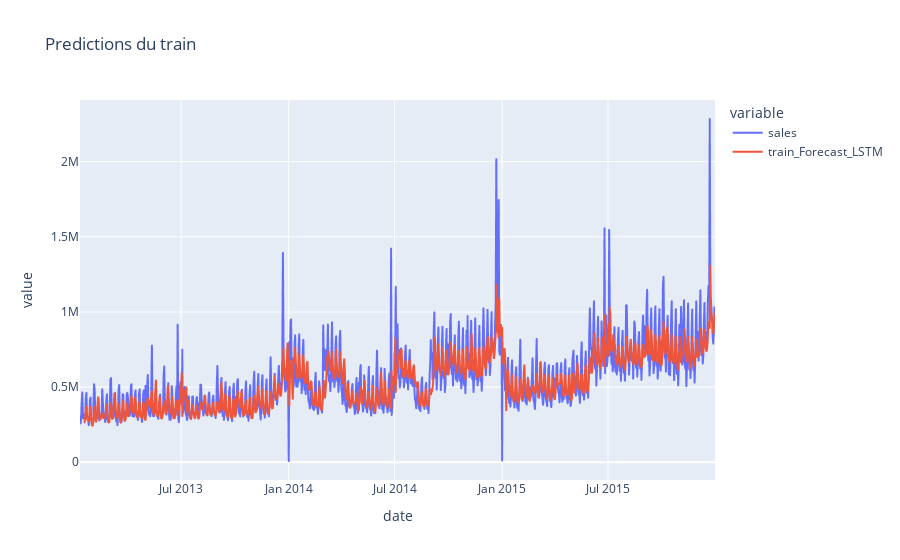

The notebook cell saved with this chart:
### Code cell
fig = px.line(series_train, x='date', y=['sales', 'train_Forecast_LSTM'],title="Predictions du train")
fig.show()

### Figure 1 — Plotly figure (JSON) as saved in the notebook; plotly's stock layout.template omitted (floating-point values rounded to 4 significant figures; data arrays with more than 128 entries replaced by an {"elided": "..."} marker saying what was removed)
{"data": [{"hovertemplate": "variable=sales<br>date=%{x}<br>value=%{y}<extra></extra>", "legendgroup": "sales", "line": {"color": "#636efa", "dash": "solid"}, "marker": {"symbol": "circle"}, "mode": "lines", "name": "sales", "showlegend": true, "type": "scattergl", "x": {"elided": "1084 str values"}, "xaxis": "x", "y": {"elided": "1084 float values"}, "yaxis": "y"}, {"hovertemplate": "variable=train_Forecast_LSTM<br>date=%{x}<br>value=%{y}<extra></extra>", "legendgroup": "train_Forecast_LSTM", "line": {"color": "#EF553B", "dash": "solid"}, "marker": {"symbol": "circle"}, "mode": "lines", "name": "train_Forecast_LSTM", "showlegend": true, "type": "scattergl", "x": {"elided": "1084 str values"}, "xaxis": "x", "y": {"elided": "1084 float values"}, "yaxis": "y"}], "layout": {"legend": {"title": {"text": "variable"}, "tracegroupgap": 0}, "title": {"text": "Predictions du train"}, "xaxis": {"anchor": "y", "domain": [0, 1], "title": {"text": "date"}}, "yaxis": {"anchor": "x", "domain": [0, 1], "title": {"text": "value"}}}}
